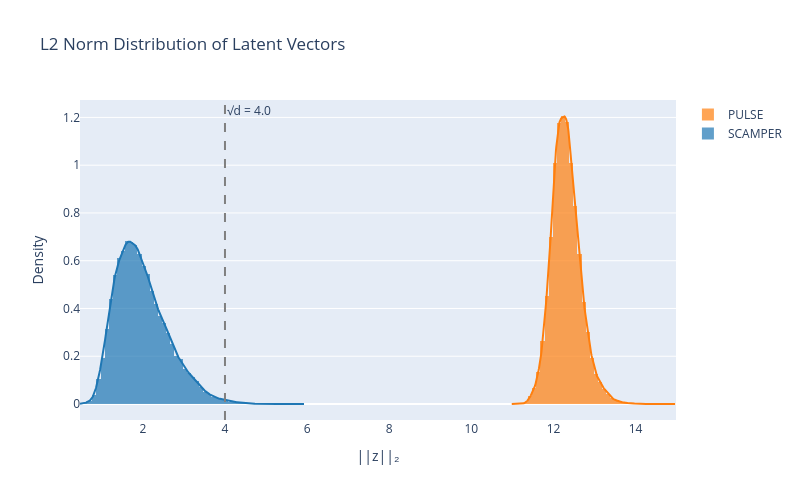

This figure's notebook cell:
### Code cell
import plotly.figure_factory as ff


def load_l2_norms(path, dataset_name):
    """Load latents from an H5 file and return per-timestep L2 norms."""
    with h5py.File(path, "r") as f:
        latents = f[dataset_name][:]  # (num_clips, num_steps, intention_size)
    # Skip t=0 (always zero)
    latents = latents[:, 1:, :]
    # Flatten to (N, intention_size) then compute norms
    flat = latents.reshape(-1, latents.shape[-1])
    return np.linalg.norm(flat, axis=-1)


norms_a = load_l2_norms(L2_DATASET_PATH_A, L2_LATENT_DATASET_A)
hist_data = [norms_a]
group_labels = [L2_LABEL_A]

if L2_DATASET_PATH_B is not None:
    norms_b = load_l2_norms(L2_DATASET_PATH_B, L2_LATENT_DATASET_B)
    hist_data.append(norms_b)
    group_labels.append(L2_LABEL_B)

# Subsample for plotting speed (KDE on 400k+ points is slow)
rng = np.random.default_rng(42)
hist_data = [
    d[rng.choice(len(d), size=min(50_000, len(d)), replace=False)] for d in hist_data
]

fig = ff.create_distplot(hist_data, group_labels, bin_size=0.1, show_rug=False)
fig.update_layout(
    title="L2 Norm Distribution of Latent Vectors",
    xaxis_title="||z||₂",
    yaxis_title="Density",
    width=800,
    height=500,
)

# Add vertical line at sqrt(d) for N(0,1) reference
d = norms_a.size and latents.shape[-1] if "latents" in dir() else 16  # fallback
with h5py.File(L2_DATASET_PATH_A, "r") as f:
    d = f[L2_LATENT_DATASET_A].shape[-1]
fig.add_vline(
    x=np.sqrt(d),
    line_dash="dash",
    line_color="gray",
    annotation_text=f"√d = {np.sqrt(d):.1f}",
    annotation_position="top right",
)

fig.show()

### Figure 1 — Plotly figure (JSON) as saved in the notebook; plotly's stock layout.template omitted (floating-point values rounded to 4 significant figures; data arrays with more than 128 entries replaced by an {"elided": "..."} marker saying what was removed)
{"data": [{"autobinx": false, "histnorm": "probability density", "legendgroup": "SCAMPER", "marker": {"color": "rgb(31, 119, 180)"}, "name": "SCAMPER", "opacity": 0.7, "type": "histogram", "x": {"elided": "50000 float values"}, "xaxis": "x", "xbins": {"end": 5.935, "size": 0.1, "start": 0.4694}, "yaxis": "y"}, {"autobinx": false, "histnorm": "probability density", "legendgroup": "PULSE", "marker": {"color": "rgb(255, 127, 14)"}, "name": "PULSE", "opacity": 0.7, "type": "histogram", "x": {"elided": "50000 float values"}, "xaxis": "x", "xbins": {"end": 14.97, "size": 0.1, "start": 10.98}, "yaxis": "y"}, {"legendgroup": "SCAMPER", "marker": {"color": "rgb(31, 119, 180)"}, "mode": "lines", "name": "SCAMPER", "showlegend": false, "type": "scatter", "x": {"elided": "500 float values"}, "xaxis": "x", "y": {"elided": "500 float values"}, "yaxis": "y"}, {"legendgroup": "PULSE", "marker": {"color": "rgb(255, 127, 14)"}, "mode": "lines", "name": "PULSE", "showlegend": false, "type": "scatter", "x": {"elided": "500 float values"}, "xaxis": "x", "y": {"elided": "500 float values"}, "yaxis": "y"}], "layout": {"annotations": [{"showarrow": false, "text": "√d = 4.0", "x": 4, "xanchor": "left", "xref": "x", "y": 1, "yanchor": "top", "yref": "y domain"}], "barmode": "overlay", "height": 500, "hovermode": "closest", "legend": {"traceorder": "reversed"}, "shapes": [{"line": {"color": "gray", "dash": "dash"}, "type": "line", "x0": 4, "x1": 4, "xref": "x", "y0": 0, "y1": 1, "yref": "y domain"}], "title": {"text": "L2 Norm Distribution of Latent Vectors"}, "width": 800, "xaxis": {"anchor": "y2", "domain": [0, 1], "title": {"text": "||z||₂"}, "zeroline": false}, "yaxis": {"anchor": "free", "domain": [0, 1], "position": 0, "title": {"text": "Density"}}}}
